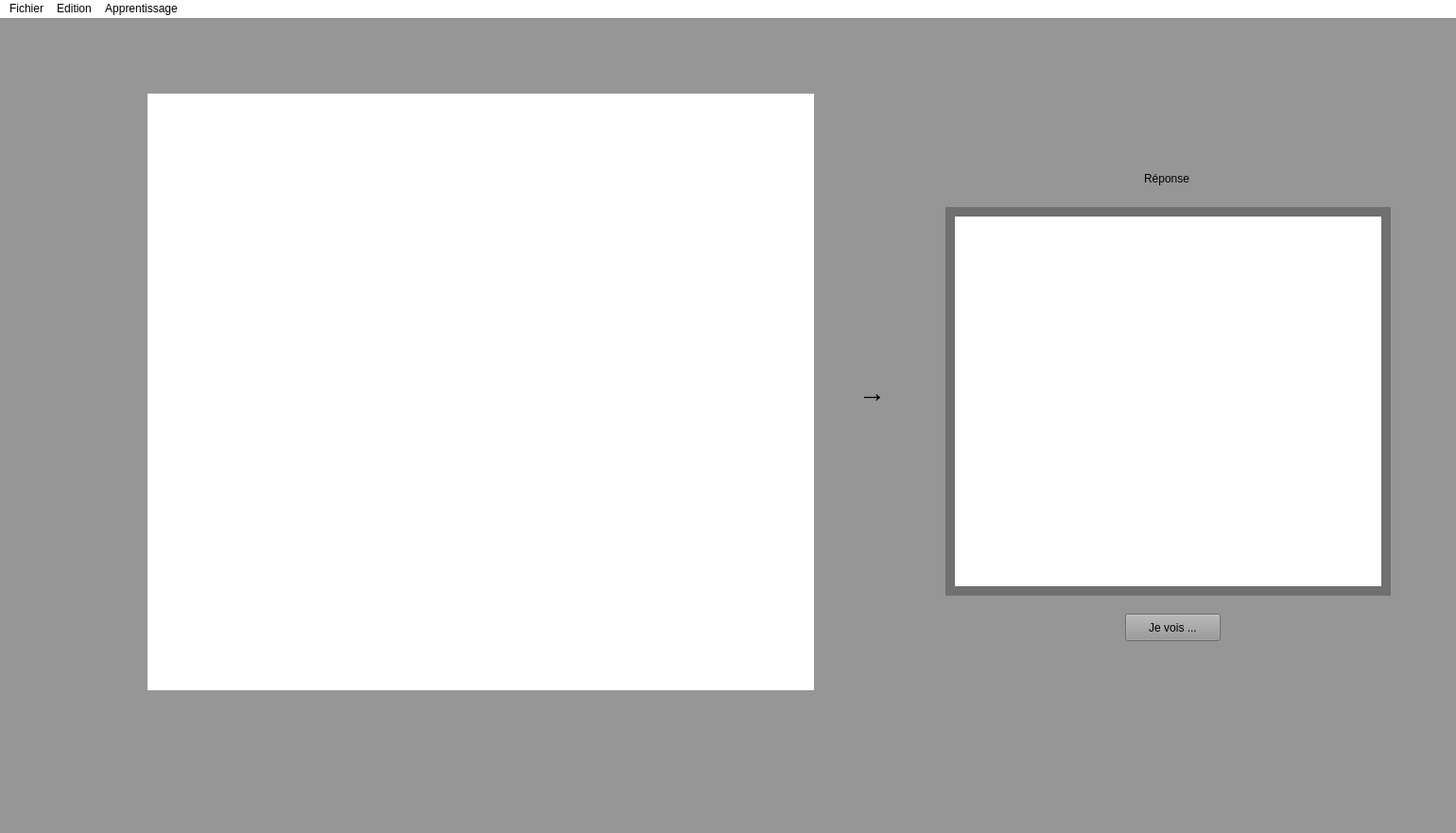
<?xml version="1.0" encoding="UTF-8"?>
<ui version="4.0">
 <class>MainWindow</class>
 <widget class="QMainWindow" name="MainWindow">
  <property name="geometry">
   <rect>
    <x>0</x>
    <y>0</y>
    <width>1540</width>
    <height>881</height>
   </rect>
  </property>
  <property name="windowTitle">
   <string>Pix - Reconnaissance de dessin</string>
  </property>
  <property name="styleSheet">
   <string notr="true">background-color:rgb(150,150,150)</string>
  </property>
  <widget class="QWidget" name="centralwidget">
   <widget class="QLabel" name="label">
    <property name="geometry">
     <rect>
      <x>1210</x>
      <y>160</y>
      <width>63</width>
      <height>20</height>
     </rect>
    </property>
    <property name="text">
     <string>Réponse</string>
    </property>
   </widget>
   <widget class="QLabel" name="label_2">
    <property name="geometry">
     <rect>
      <x>900</x>
      <y>380</y>
      <width>51</width>
      <height>31</height>
     </rect>
    </property>
    <property name="font">
     <font>
      <pointsize>22</pointsize>
      <weight>75</weight>
      <bold>true</bold>
     </font>
    </property>
    <property name="text">
     <string> →</string>
    </property>
   </widget>
   <widget class="QPushButton" name="pushButton">
    <property name="geometry">
     <rect>
      <x>1190</x>
      <y>630</y>
      <width>101</width>
      <height>29</height>
     </rect>
    </property>
    <property name="text">
     <string>Je vois ...</string>
    </property>
   </widget>
   <widget class="QLabel" name="label_3">
    <property name="geometry">
     <rect>
      <x>30</x>
      <y>60</y>
      <width>71</width>
      <height>61</height>
     </rect>
    </property>
    <property name="text">
     <string/>
    </property>
    <property name="pixmap">
     <pixmap>2.gif</pixmap>
    </property>
   </widget>
   <widget class="QLabel" name="label_4">
    <property name="geometry">
     <rect>
      <x>30</x>
      <y>120</y>
      <width>61</width>
      <height>81</height>
     </rect>
    </property>
    <property name="text">
     <string/>
    </property>
    <property name="pixmap">
     <pixmap>5.gif</pixmap>
    </property>
   </widget>
   <widget class="QWidget" name="widget_3" native="true">
    <property name="geometry">
     <rect>
      <x>1000</x>
      <y>200</y>
      <width>471</width>
      <height>411</height>
     </rect>
    </property>
    <property name="styleSheet">
     <string notr="true">background-color: rgb(112, 112, 112);</string>
    </property>
    <widget class="QLabel" name="label_8">
     <property name="geometry">
      <rect>
       <x>10</x>
       <y>10</y>
       <width>451</width>
       <height>391</height>
      </rect>
     </property>
     <property name="styleSheet">
      <string notr="true">background-color: rgb(255,255,255)</string>
     </property>
     <property name="text">
      <string/>
     </property>
    </widget>
   </widget>
   <widget class="QLabel" name="label_7">
    <property name="geometry">
     <rect>
      <x>150</x>
      <y>80</y>
      <width>711</width>
      <height>631</height>
     </rect>
    </property>
    <property name="styleSheet">
     <string notr="true">background-color: rgb(255,255,255)</string>
    </property>
    <property name="text">
     <string/>
    </property>
   </widget>
   <widget class="QLabel" name="label_6">
    <property name="geometry">
     <rect>
      <x>140</x>
      <y>60</y>
      <width>16</width>
      <height>651</height>
     </rect>
    </property>
    <property name="text">
     <string/>
    </property>
    <property name="pixmap">
     <pixmap>rulesV.png</pixmap>
    </property>
   </widget>
   <widget class="QLabel" name="label_5">
    <property name="geometry">
     <rect>
      <x>140</x>
      <y>60</y>
      <width>841</width>
      <height>20</height>
     </rect>
    </property>
    <property name="text">
     <string/>
    </property>
    <property name="pixmap">
     <pixmap>rulesH.png</pixmap>
    </property>
   </widget>
  </widget>
  <widget class="QMenuBar" name="menubar">
   <property name="geometry">
    <rect>
     <x>0</x>
     <y>0</y>
     <width>1540</width>
     <height>25</height>
    </rect>
   </property>
   <property name="styleSheet">
    <string notr="true">background-color: rgb(255,255,255)</string>
   </property>
   <widget class="QMenu" name="menuFichier">
    <property name="title">
     <string>Fichier</string>
    </property>
    <widget class="QMenu" name="menuListe_Possibilit_es">
     <property name="title">
      <string>Liste Possibilitées</string>
     </property>
     <addaction name="separator"/>
     <addaction name="actionLapin"/>
     <addaction name="actionChien"/>
     <addaction name="actionOeil"/>
     <addaction name="actionTour_Eiffel"/>
     <addaction name="actionVisage"/>
    </widget>
    <addaction name="menuListe_Possibilit_es"/>
    <addaction name="actionOuvrir"/>
    <addaction name="actionQuitter"/>
   </widget>
   <widget class="QMenu" name="menuEdition">
    <property name="title">
     <string>Edition</string>
    </property>
    <addaction name="actionAunuler"/>
    <addaction name="separator"/>
    <addaction name="actionRevenir"/>
   </widget>
   <widget class="QMenu" name="menuApprentissage">
    <property name="title">
     <string>Apprentissage</string>
    </property>
    <addaction name="actionLancer"/>
    <addaction name="actionParam_tres"/>
   </widget>
   <addaction name="menuFichier"/>
   <addaction name="menuEdition"/>
   <addaction name="menuApprentissage"/>
  </widget>
  <widget class="QStatusBar" name="statusbar"/>
  <action name="actionQuitter">
   <property name="text">
    <string>Quitter</string>
   </property>
  </action>
  <action name="actionLapin">
   <property name="text">
    <string>Lapin</string>
   </property>
  </action>
  <action name="actionChien">
   <property name="text">
    <string>Chien</string>
   </property>
  </action>
  <action name="actionOeil">
   <property name="text">
    <string>Oeil</string>
   </property>
  </action>
  <action name="actionTour_Eiffel">
   <property name="text">
    <string>Tour Eiffel</string>
   </property>
  </action>
  <action name="actionVisage">
   <property name="text">
    <string>Visage</string>
   </property>
  </action>
  <action name="actionAunuler">
   <property name="text">
    <string>Aunuler</string>
   </property>
  </action>
  <action name="actionRevenir">
   <property name="text">
    <string>Revenir</string>
   </property>
  </action>
  <action name="actionOuvrir">
   <property name="text">
    <string>Ouvrir</string>
   </property>
  </action>
  <action name="actionLancer">
   <property name="text">
    <string>Lancer</string>
   </property>
  </action>
  <action name="actionParam_tres">
   <property name="text">
    <string>Paramètres</string>
   </property>
  </action>
 </widget>
 <resources/>
 <connections/>
</ui>
